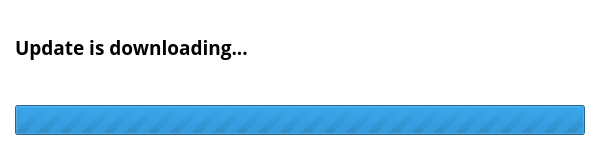
<?xml version="1.0" encoding="UTF-8"?>
<ui version="4.0">
 <class>DownloadWindow</class>
 <widget class="QMainWindow" name="DownloadWindow">
  <property name="geometry">
   <rect>
    <x>0</x>
    <y>0</y>
    <width>600</width>
    <height>150</height>
   </rect>
  </property>
  <property name="minimumSize">
   <size>
    <width>600</width>
    <height>150</height>
   </size>
  </property>
  <property name="maximumSize">
   <size>
    <width>600</width>
    <height>150</height>
   </size>
  </property>
  <property name="palette">
   <palette>
    <active>
     <colorrole role="Base">
      <brush brushstyle="SolidPattern">
       <color alpha="255">
        <red>255</red>
        <green>255</green>
        <blue>255</blue>
       </color>
      </brush>
     </colorrole>
     <colorrole role="Window">
      <brush brushstyle="SolidPattern">
       <color alpha="255">
        <red>255</red>
        <green>255</green>
        <blue>255</blue>
       </color>
      </brush>
     </colorrole>
    </active>
    <inactive>
     <colorrole role="Base">
      <brush brushstyle="SolidPattern">
       <color alpha="255">
        <red>255</red>
        <green>255</green>
        <blue>255</blue>
       </color>
      </brush>
     </colorrole>
     <colorrole role="Window">
      <brush brushstyle="SolidPattern">
       <color alpha="255">
        <red>255</red>
        <green>255</green>
        <blue>255</blue>
       </color>
      </brush>
     </colorrole>
    </inactive>
    <disabled>
     <colorrole role="Base">
      <brush brushstyle="SolidPattern">
       <color alpha="255">
        <red>255</red>
        <green>255</green>
        <blue>255</blue>
       </color>
      </brush>
     </colorrole>
     <colorrole role="Window">
      <brush brushstyle="SolidPattern">
       <color alpha="255">
        <red>255</red>
        <green>255</green>
        <blue>255</blue>
       </color>
      </brush>
     </colorrole>
    </disabled>
   </palette>
  </property>
  <property name="font">
   <font>
    <family>Open Sans</family>
    <pointsize>11</pointsize>
    <stylestrategy>PreferAntialias</stylestrategy>
   </font>
  </property>
  <property name="windowTitle">
   <string>Downloading Update</string>
  </property>
  <widget class="QWidget" name="centralWidget">
   <layout class="QGridLayout" name="gridLayout">
    <property name="margin">
     <number>15</number>
    </property>
    <item row="1" column="0">
     <spacer name="verticalSpacer">
      <property name="orientation">
       <enum>Qt::Vertical</enum>
      </property>
      <property name="sizeType">
       <enum>QSizePolicy::Fixed</enum>
      </property>
      <property name="sizeHint" stdset="0">
       <size>
        <width>20</width>
        <height>18</height>
       </size>
      </property>
     </spacer>
    </item>
    <item row="0" column="0">
     <widget class="QLabel" name="labelInfo">
      <property name="font">
       <font>
        <pointsize>14</pointsize>
        <weight>75</weight>
        <bold>true</bold>
       </font>
      </property>
      <property name="text">
       <string>&lt;html&gt;&lt;head/&gt;&lt;body&gt;&lt;p&gt;Update is downloading...&lt;/p&gt;&lt;/body&gt;&lt;/html&gt;</string>
      </property>
     </widget>
    </item>
    <item row="2" column="0">
     <widget class="QProgressBar" name="progressBar">
      <property name="maximum">
       <number>0</number>
      </property>
      <property name="value">
       <number>-1</number>
      </property>
      <property name="textVisible">
       <bool>false</bool>
      </property>
     </widget>
    </item>
   </layout>
  </widget>
 </widget>
 <resources/>
 <connections/>
</ui>
